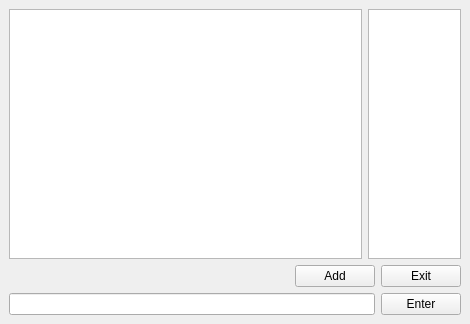
<?xml version="1.0" encoding="UTF-8"?>
<ui version="4.0">
 <class>ChatBox</class>
 <widget class="QMainWindow" name="ChatBox">
  <property name="geometry">
   <rect>
    <x>0</x>
    <y>0</y>
    <width>470</width>
    <height>324</height>
   </rect>
  </property>
  <property name="windowTitle">
   <string>MainWindow</string>
  </property>
  <widget class="QWidget" name="centralwidget">
   <layout class="QGridLayout" name="gridLayout">
    <item row="0" column="0">
     <layout class="QVBoxLayout" name="verticalLayout_2">
      <item>
       <layout class="QHBoxLayout" name="horizontalLayout_4">
        <item>
         <widget class="QTextBrowser" name="TextBrowser"/>
        </item>
        <item>
         <widget class="QTextBrowser" name="UserListTextBrowser">
          <property name="sizePolicy">
           <sizepolicy hsizetype="Expanding" vsizetype="Expanding">
            <horstretch>0</horstretch>
            <verstretch>0</verstretch>
           </sizepolicy>
          </property>
          <property name="maximumSize">
           <size>
            <width>93</width>
            <height>16777215</height>
           </size>
          </property>
         </widget>
        </item>
       </layout>
      </item>
      <item>
       <layout class="QVBoxLayout" name="verticalLayout">
        <item>
         <layout class="QHBoxLayout" name="horizontalLayout_3">
          <item>
           <layout class="QHBoxLayout" name="horizontalLayout">
            <item>
             <spacer name="horizontalSpacer">
              <property name="orientation">
               <enum>Qt::Horizontal</enum>
              </property>
              <property name="sizeHint" stdset="0">
               <size>
                <width>238</width>
                <height>20</height>
               </size>
              </property>
             </spacer>
            </item>
            <item>
             <widget class="QPushButton" name="AddUserToChatButton">
              <property name="text">
               <string>Add</string>
              </property>
             </widget>
            </item>
           </layout>
          </item>
          <item>
           <widget class="QPushButton" name="ExitButton">
            <property name="sizePolicy">
             <sizepolicy hsizetype="Fixed" vsizetype="Fixed">
              <horstretch>0</horstretch>
              <verstretch>0</verstretch>
             </sizepolicy>
            </property>
            <property name="text">
             <string>Exit</string>
            </property>
           </widget>
          </item>
         </layout>
        </item>
        <item>
         <layout class="QHBoxLayout" name="horizontalLayout_2">
          <item>
           <widget class="QLineEdit" name="EnterLineEdit"/>
          </item>
          <item>
           <widget class="QPushButton" name="EnterButton">
            <property name="text">
             <string>Enter</string>
            </property>
           </widget>
          </item>
         </layout>
        </item>
       </layout>
      </item>
     </layout>
    </item>
   </layout>
  </widget>
  <widget class="QMenuBar" name="menubar">
   <property name="geometry">
    <rect>
     <x>0</x>
     <y>0</y>
     <width>470</width>
     <height>26</height>
    </rect>
   </property>
  </widget>
 </widget>
 <resources/>
 <connections/>
</ui>
